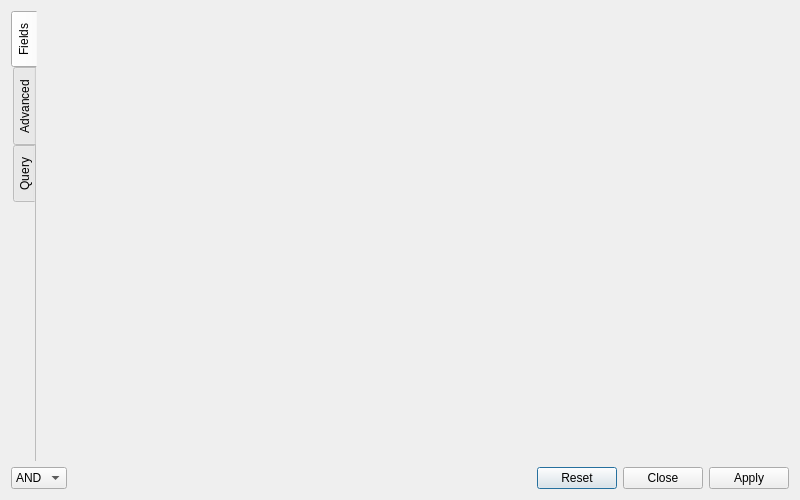
<?xml version="1.0" encoding="UTF-8"?>
<ui version="4.0">
 <class>FilterDialog</class>
 <widget class="QDialog" name="FilterDialog">
  <property name="geometry">
   <rect>
    <x>0</x>
    <y>0</y>
    <width>800</width>
    <height>500</height>
   </rect>
  </property>
  <property name="windowTitle">
   <string>Setup filter</string>
  </property>
  <property name="windowIcon">
   <iconset theme="edit-find">
    <normaloff>.</normaloff>.</iconset>
  </property>
  <layout class="QGridLayout" name="gridLayout">
   <item row="0" column="0">
    <widget class="QTabWidget" name="tabWidget">
     <property name="tabPosition">
      <enum>QTabWidget::West</enum>
     </property>
     <property name="currentIndex">
      <number>0</number>
     </property>
     <property name="documentMode">
      <bool>true</bool>
     </property>
     <widget class="QWidget" name="simpleTab">
      <attribute name="title">
       <string>Fields</string>
      </attribute>
      <layout class="QGridLayout" name="fieldsLayout">
       <item row="0" column="0">
        <widget class="QScrollArea" name="simpleScrool">
         <property name="frameShape">
          <enum>QFrame::NoFrame</enum>
         </property>
         <property name="lineWidth">
          <number>0</number>
         </property>
         <property name="widgetResizable">
          <bool>true</bool>
         </property>
         <widget class="QWidget" name="simpleAreaWidgetContents">
          <property name="geometry">
           <rect>
            <x>0</x>
            <y>0</y>
            <width>739</width>
            <height>435</height>
           </rect>
          </property>
          <layout class="QVBoxLayout" name="simpleLayout"/>
         </widget>
        </widget>
       </item>
      </layout>
     </widget>
     <widget class="QWidget" name="advancedTab">
      <attribute name="title">
       <string>Advanced</string>
      </attribute>
      <layout class="QGridLayout" name="advancedLayout">
       <item row="0" column="0">
        <widget class="QSplitter" name="splitter">
         <property name="orientation">
          <enum>Qt::Horizontal</enum>
         </property>
         <widget class="QPlainTextEdit" name="advancedEdit"/>
         <widget class="QWidget" name="layoutWidget">
          <layout class="QVBoxLayout" name="verticalLayout">
           <item>
            <widget class="QComboBox" name="helperCombo"/>
           </item>
           <item>
            <widget class="QListView" name="variablesList">
             <property name="sizePolicy">
              <sizepolicy hsizetype="Preferred" vsizetype="Preferred">
               <horstretch>0</horstretch>
               <verstretch>0</verstretch>
              </sizepolicy>
             </property>
             <property name="minimumSize">
              <size>
               <width>300</width>
               <height>0</height>
              </size>
             </property>
             <property name="editTriggers">
              <set>QAbstractItemView::NoEditTriggers</set>
             </property>
            </widget>
           </item>
          </layout>
         </widget>
        </widget>
       </item>
      </layout>
     </widget>
     <widget class="QWidget" name="queryTab">
      <attribute name="title">
       <string>Query</string>
      </attribute>
      <layout class="QGridLayout" name="querysLayout">
       <item row="0" column="0">
        <widget class="QScrollArea" name="queryScrool">
         <property name="frameShape">
          <enum>QFrame::NoFrame</enum>
         </property>
         <property name="lineWidth">
          <number>0</number>
         </property>
         <property name="widgetResizable">
          <bool>true</bool>
         </property>
         <widget class="QWidget" name="queryAreaWidgetContents">
          <property name="geometry">
           <rect>
            <x>0</x>
            <y>0</y>
            <width>739</width>
            <height>435</height>
           </rect>
          </property>
          <layout class="QVBoxLayout" name="queryLayout"/>
         </widget>
        </widget>
       </item>
      </layout>
     </widget>
    </widget>
   </item>
   <item row="1" column="0">
    <layout class="QHBoxLayout" name="toolsLayout">
     <item>
      <widget class="QComboBox" name="operatorBox">
       <item>
        <property name="text">
         <string notr="true">AND</string>
        </property>
       </item>
       <item>
        <property name="text">
         <string notr="true">OR</string>
        </property>
       </item>
      </widget>
     </item>
     <item>
      <widget class="QLabel" name="helpLabel">
       <property name="sizePolicy">
        <sizepolicy hsizetype="Expanding" vsizetype="Preferred">
         <horstretch>0</horstretch>
         <verstretch>0</verstretch>
        </sizepolicy>
       </property>
      </widget>
     </item>
     <item>
      <widget class="QDialogButtonBox" name="buttonBox">
       <property name="sizePolicy">
        <sizepolicy hsizetype="Fixed" vsizetype="Fixed">
         <horstretch>0</horstretch>
         <verstretch>0</verstretch>
        </sizepolicy>
       </property>
       <property name="orientation">
        <enum>Qt::Horizontal</enum>
       </property>
       <property name="standardButtons">
        <set>QDialogButtonBox::Apply|QDialogButtonBox::Close|QDialogButtonBox::Reset</set>
       </property>
      </widget>
     </item>
    </layout>
   </item>
  </layout>
 </widget>
 <tabstops>
  <tabstop>tabWidget</tabstop>
  <tabstop>simpleScrool</tabstop>
  <tabstop>advancedEdit</tabstop>
  <tabstop>helperCombo</tabstop>
  <tabstop>variablesList</tabstop>
  <tabstop>queryScrool</tabstop>
  <tabstop>operatorBox</tabstop>
 </tabstops>
 <resources/>
 <connections>
  <connection>
   <sender>buttonBox</sender>
   <signal>accepted()</signal>
   <receiver>FilterDialog</receiver>
   <slot>accept()</slot>
   <hints>
    <hint type="sourcelabel">
     <x>790</x>
     <y>489</y>
    </hint>
    <hint type="destinationlabel">
     <x>157</x>
     <y>274</y>
    </hint>
   </hints>
  </connection>
  <connection>
   <sender>buttonBox</sender>
   <signal>rejected()</signal>
   <receiver>FilterDialog</receiver>
   <slot>reject()</slot>
   <hints>
    <hint type="sourcelabel">
     <x>790</x>
     <y>489</y>
    </hint>
    <hint type="destinationlabel">
     <x>286</x>
     <y>274</y>
    </hint>
   </hints>
  </connection>
  <connection>
   <sender>variablesList</sender>
   <signal>doubleClicked(QModelIndex)</signal>
   <receiver>FilterDialog</receiver>
   <slot>variablePasteRequest(QModelIndex)</slot>
   <hints>
    <hint type="sourcelabel">
     <x>344</x>
     <y>45</y>
    </hint>
    <hint type="destinationlabel">
     <x>949</x>
     <y>612</y>
    </hint>
   </hints>
  </connection>
  <connection>
   <sender>helperCombo</sender>
   <signal>currentIndexChanged(int)</signal>
   <receiver>FilterDialog</receiver>
   <slot>helperIndexChanged(int)</slot>
   <hints>
    <hint type="sourcelabel">
     <x>144</x>
     <y>34</y>
    </hint>
    <hint type="destinationlabel">
     <x>971</x>
     <y>621</y>
    </hint>
   </hints>
  </connection>
 </connections>
 <slots>
  <slot>classSearchEdited(QString)</slot>
  <slot>addButtonClicked()</slot>
  <slot>operatorTextChanged(QString)</slot>
  <slot>simpleSearchEdited(QString)</slot>
  <slot>selectButtonClicked()</slot>
  <slot>unselectButtonClicked()</slot>
  <slot>validateButtonClicked()</slot>
  <slot>filterRulesChanged()</slot>
  <slot>newButtonClicked()</slot>
  <slot>limiterBoxChecked(bool)</slot>
  <slot>variablePasteRequest(QModelIndex)</slot>
  <slot>helperIndexChanged(int)</slot>
  <slot>tooltipShowRequest(QModelIndex)</slot>
 </slots>
</ui>
